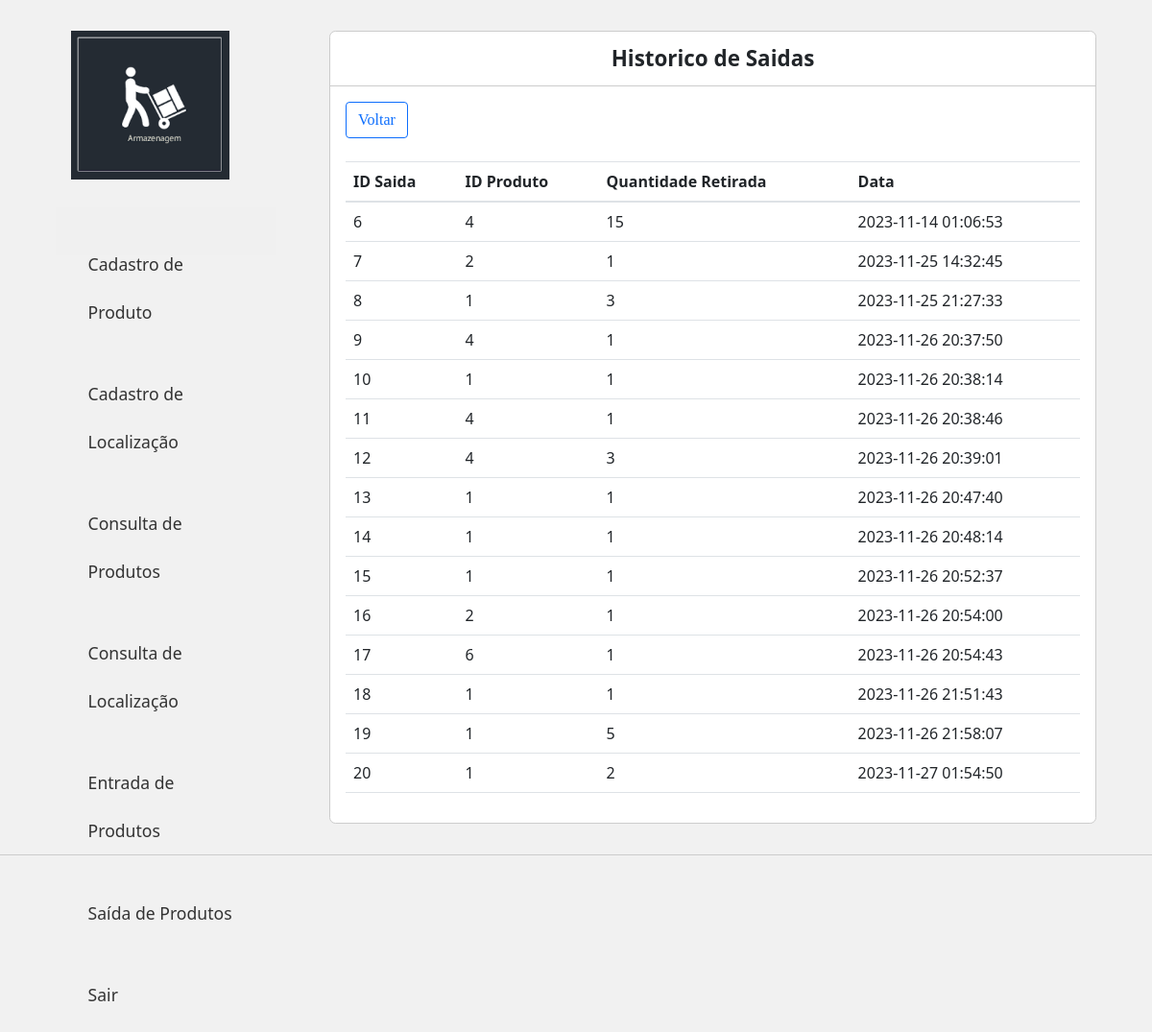
Screenshot of /Stoq/historico_saida.php with the database file from the repository.
### tables this page shows
CREATE TABLE `tbdordemsaida` (
  `id_OrdemSaida` int(11) NOT NULL,
  `id_Produto` int(11) NOT NULL,
  `qtd_Produto` int(11) NOT NULL,
  `dt_OrdemSaida` datetime NOT NULL DEFAULT current_timestamp()
);

### Stoq/historico_saida.php (the view, shortened to what this page needs)
<?php
require_once 'header.php';
require_once 'conection.php';
?>
<main class="col-sm-9">
	<div class="principal">
		<div class="titulo">
			Historico de Saidas
		</div>
		<div class="conteudo">
			<div class="item">
				<a class='btn btn-outline-primary' style=" right: 590px; top: 100px; font-family:'calibri';" href='saida.php'>Voltar</a><br><br>
				<table class="table">
				  <thead>
				    <tr>
				      <th scope="col">ID Saida</th>
				      <th scope="col">ID Produto</th>
				      <th scope="col">Quantidade Retirada</th>
				      <th scope="col">Data</th>
				    </tr>
				  </thead>
				  <tbody>
				  	<?php
				  		$stmt = $conn->prepare("SELECT * FROM tbdordemsaida");
						$stmt->execute();
						$results = $stmt->fetchAll(PDO::FETCH_ASSOC);
				  		foreach($results as $row => $value){
								echo "<tr>";
                                echo "<td>" . $value['id_OrdemSaida'] . "</td>";
								echo "<td>" . $value['id_Produto'] . "</td>";
								echo "<td>" . $value['qtd_Produto'] . "</td>";
								echo "<td>" . $value['dt_OrdemSaida'] . "</td>";
								echo "<tr>";
							}
				  	?>
				  </tbody>
				</table>
			</div>
		</div>
	</div>
</main>
<?php
include 'footer.php';
?>

### Stoq/assets/css/styles.css (style rules this page uses)
body { background: #f1f1f1; }
a { text-decoration: none; }
.principal { margin: 2em 1em; background: #fff; border: 1px solid #ccc; border-radius: .4em; }
.principal .titulo { padding: .5em 1em; font-size: 1.4em; font-weight: bold; border-bottom: 1px solid #ccc; text-align: center; }
.principal .conteudo { padding: 1em; }

### rows the page displays
tbdordemsaida: id_OrdemSaida "6", id_Produto "4", qtd_Produto "15", dt_OrdemSaida "2023-11-14 01:06:53"
tbdordemsaida: id_OrdemSaida "7", id_Produto "2", qtd_Produto "1", dt_OrdemSaida "2023-11-25 14:32:45"
tbdordemsaida: id_OrdemSaida "8", id_Produto "1", qtd_Produto "3", dt_OrdemSaida "2023-11-25 21:27:33"
tbdordemsaida: id_OrdemSaida "9", id_Produto "4", qtd_Produto "1", dt_OrdemSaida "2023-11-26 20:37:50"
tbdordemsaida: id_OrdemSaida "10", id_Produto "1", qtd_Produto "1", dt_OrdemSaida "2023-11-26 20:38:14"
tbdordemsaida: id_OrdemSaida "11", id_Produto "4", qtd_Produto "1", dt_OrdemSaida "2023-11-26 20:38:46"
tbdordemsaida: id_OrdemSaida "12", id_Produto "4", qtd_Produto "3", dt_OrdemSaida "2023-11-26 20:39:01"
tbdordemsaida: id_OrdemSaida "13", id_Produto "1", qtd_Produto "1", dt_OrdemSaida "2023-11-26 20:47:40"
tbdordemsaida: id_OrdemSaida "14", id_Produto "1", qtd_Produto "1", dt_OrdemSaida "2023-11-26 20:48:14"
tbdordemsaida: id_OrdemSaida "15", id_Produto "1", qtd_Produto "1", dt_OrdemSaida "2023-11-26 20:52:37"
tbdordemsaida: id_OrdemSaida "16", id_Produto "2", qtd_Produto "1", dt_OrdemSaida "2023-11-26 20:54:00"
tbdordemsaida: id_OrdemSaida "17", id_Produto "6", qtd_Produto "1", dt_OrdemSaida "2023-11-26 20:54:43"
tbdordemsaida: id_OrdemSaida "18", id_Produto "1", qtd_Produto "1", dt_OrdemSaida "2023-11-26 21:51:43"
tbdordemsaida: id_OrdemSaida "19", id_Produto "1", qtd_Produto "5", dt_OrdemSaida "2023-11-26 21:58:07"
tbdordemsaida: id_OrdemSaida "20", id_Produto "1", qtd_Produto "2", dt_OrdemSaida "2023-11-27 01:54:50"
